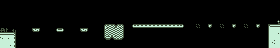

Tiled map render using the project's own tile images. Description and the map definition, with tile-layer contents summarised, below:
An orthogonal 70x12 tile map with 4x4 px tiles, 6 tile layers (background, platforms, switchBoard, falling, ...), 3 tilesets.

<map version="1.2" tiledversion="1.3.5" orientation="orthogonal" renderorder="right-down" width="70" height="12" tilewidth="4" tileheight="4" infinite="0" nextlayerid="14" nextobjectid="1">
 <tileset firstgid="1" source="Tilesets/Tileset1.tsx" />
 <tileset firstgid="101" source="Tilesets/switchBlocks.tsx" />
 <tileset firstgid="173" source="Tilesets/spawnSprites.tsx" />
 <layer id="11" name="background" width="70" height="12">
  <data>[840 cells, 29 non-empty, 9 distinct tile ids]</data>
 </layer>
 <layer id="2" name="platforms" width="70" height="12">
  <properties>
   <property name="Collidable" type="bool" value="true" />
  </properties>
  <data>[840 cells, 31 non-empty, 15 distinct tile ids]</data>
 </layer>
 <layer id="8" name="switchBoard" width="70" height="12">
  <properties>
   <property name="switchBlock" type="bool" value="true" />
   <property name="switchDelay" type="float" value="0.8" />
  </properties>
  <data>[840 cells, 10 non-empty, 4 distinct tile ids]</data>
 </layer>
 <layer id="12" name="falling" width="70" height="12">
  <properties>
   <property name="Falling" type="float" value="0.01" />
  </properties>
  <data>[840 cells, 2 non-empty, 2 distinct tile ids]</data>
 </layer>
 <layer id="13" name="delayFalling" width="70" height="12">
  <properties>
   <property name="Falling" type="float" value="0.4" />
  </properties>
  <data>[840 cells, 13 non-empty, 3 distinct tile ids]</data>
 </layer>
 <layer id="10" name="spawnSprites" width="70" height="12">
  <properties>
   <property name="spawn" type="bool" value="true" />
  </properties>
  <data>[840 cells, 1 non-empty, 1 distinct tile ids]</data>
 </layer>
</map>
